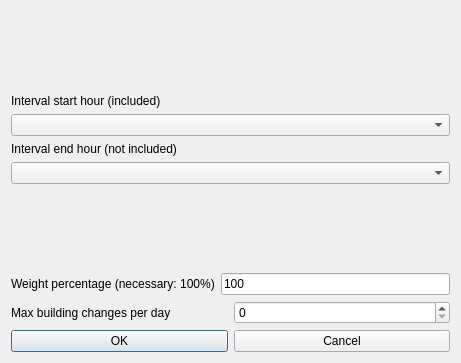
<?xml version="1.0" encoding="UTF-8"?>
<ui version="4.0">
 <class>ModifyConstraintStudentsMaxBuildingChangesPerDayInIntervalForm_template</class>
 <widget class="QDialog" name="ModifyConstraintStudentsMaxBuildingChangesPerDayInIntervalForm_template">
  <property name="geometry">
   <rect>
    <x>0</x>
    <y>0</y>
    <width>461</width>
    <height>363</height>
   </rect>
  </property>
  <property name="windowTitle">
   <string extracomment="This is the title of the dialog to modify a constraint of this type">Modify students max building changes per day in interval</string>
  </property>
  <layout class="QGridLayout" name="gridLayout">
   <item row="2" column="0">
    <layout class="QVBoxLayout" name="verticalLayout_2">
     <item>
      <widget class="QLabel" name="endTextLabel">
       <property name="frameShape">
        <enum>QFrame::NoFrame</enum>
       </property>
       <property name="frameShadow">
        <enum>QFrame::Plain</enum>
       </property>
       <property name="text">
        <string extracomment="This field refers to a constraint operating on a given hourly interval. The selected start hour of the interval is included (is counted) in the constraint, while the selected end hour of the interval is not included (is not counted) in the constraint.">Interval end hour (not included)</string>
       </property>
       <property name="wordWrap">
        <bool>false</bool>
       </property>
      </widget>
     </item>
     <item>
      <widget class="QComboBox" name="endHourComboBox">
       <property name="editable">
        <bool>false</bool>
       </property>
       <property name="insertPolicy">
        <enum>QComboBox::NoInsert</enum>
       </property>
       <property name="duplicatesEnabled">
        <bool>false</bool>
       </property>
      </widget>
     </item>
    </layout>
   </item>
   <item row="1" column="0">
    <layout class="QVBoxLayout" name="verticalLayout">
     <item>
      <widget class="QLabel" name="startTextLabel">
       <property name="frameShape">
        <enum>QFrame::NoFrame</enum>
       </property>
       <property name="frameShadow">
        <enum>QFrame::Plain</enum>
       </property>
       <property name="text">
        <string extracomment="This field refers to a constraint operating on a given hourly interval. The selected start hour of the interval is included (is counted) in the constraint, while the selected end hour of the interval is not included (is not counted) in the constraint.">Interval start hour (included)</string>
       </property>
       <property name="wordWrap">
        <bool>false</bool>
       </property>
      </widget>
     </item>
     <item>
      <widget class="QComboBox" name="startHourComboBox">
       <property name="editable">
        <bool>false</bool>
       </property>
       <property name="insertPolicy">
        <enum>QComboBox::NoInsert</enum>
       </property>
       <property name="duplicatesEnabled">
        <bool>false</bool>
       </property>
      </widget>
     </item>
    </layout>
   </item>
   <item row="6" column="0">
    <layout class="QHBoxLayout">
     <item>
      <widget class="QPushButton" name="okPushButton">
       <property name="text">
        <string>OK</string>
       </property>
      </widget>
     </item>
     <item>
      <widget class="QPushButton" name="cancelPushButton">
       <property name="text">
        <string>Cancel</string>
       </property>
      </widget>
     </item>
    </layout>
   </item>
   <item row="5" column="0">
    <layout class="QHBoxLayout">
     <item>
      <widget class="QLabel" name="textLabel">
       <property name="text">
        <string>Max building changes per day</string>
       </property>
       <property name="wordWrap">
        <bool>false</bool>
       </property>
      </widget>
     </item>
     <item>
      <widget class="QSpinBox" name="maxChangesSpinBox"/>
     </item>
    </layout>
   </item>
   <item row="3" column="0">
    <spacer name="verticalSpacer">
     <property name="orientation">
      <enum>Qt::Vertical</enum>
     </property>
     <property name="sizeHint" stdset="0">
      <size>
       <width>278</width>
       <height>6</height>
      </size>
     </property>
    </spacer>
   </item>
   <item row="4" column="0">
    <layout class="QHBoxLayout">
     <item>
      <widget class="QLabel" name="weightTextLabel">
       <property name="frameShape">
        <enum>QFrame::NoFrame</enum>
       </property>
       <property name="frameShadow">
        <enum>QFrame::Plain</enum>
       </property>
       <property name="text">
        <string>Weight percentage (necessary: 100%)</string>
       </property>
       <property name="wordWrap">
        <bool>false</bool>
       </property>
      </widget>
     </item>
     <item>
      <widget class="QLineEdit" name="weightLineEdit">
       <property name="text">
        <string notr="true">100</string>
       </property>
      </widget>
     </item>
    </layout>
   </item>
   <item row="0" column="0">
    <spacer name="spacer2">
     <property name="orientation">
      <enum>Qt::Vertical</enum>
     </property>
     <property name="sizeType">
      <enum>QSizePolicy::Expanding</enum>
     </property>
     <property name="sizeHint" stdset="0">
      <size>
       <width>20</width>
       <height>41</height>
      </size>
     </property>
    </spacer>
   </item>
  </layout>
 </widget>
 <layoutdefault spacing="6" margin="11"/>
 <resources/>
 <connections/>
</ui>
